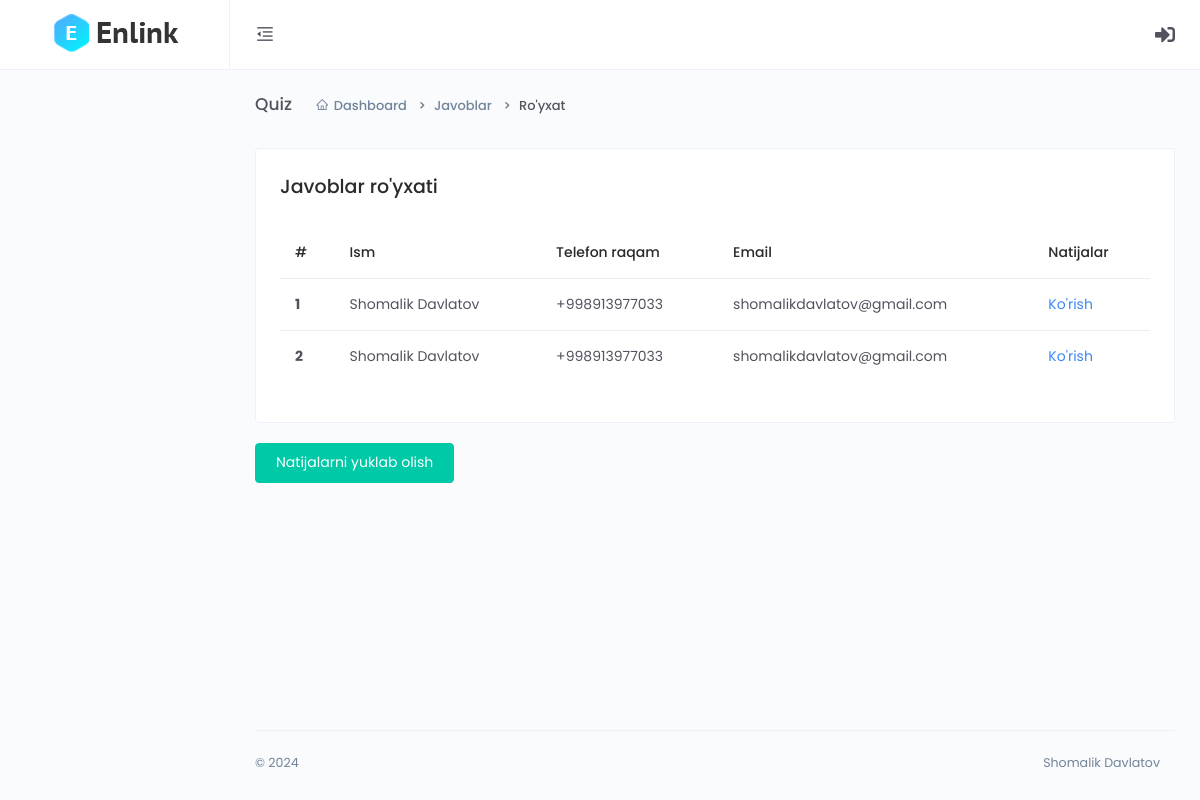
Before: /dashboard/answer-list/5hFeY10fJoiEyQ9/ with the older database file.
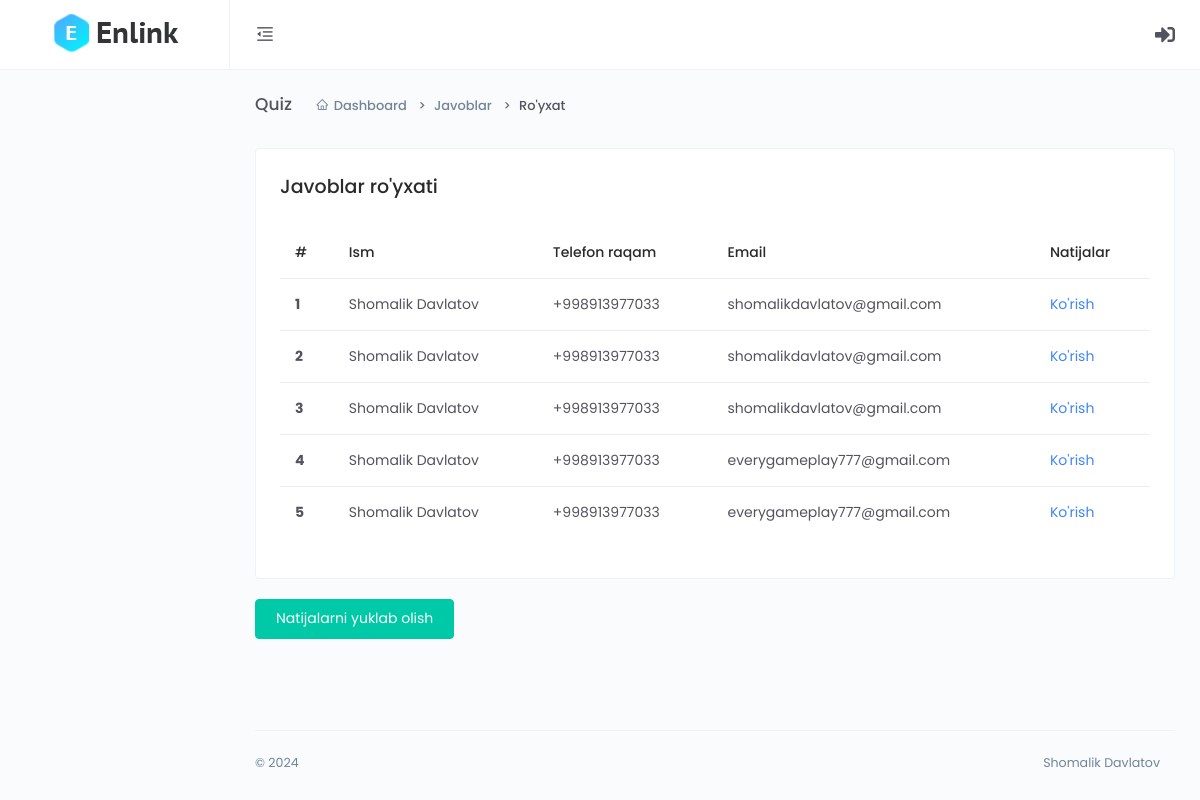
After: the same page with the newer database file.
### main/models.py (models this page shows, shortened)
class CodeGenerate(models.Model):
    code = models.CharField(max_length=255, blank=True,unique=True)
    class Meta:
        abstract = True

class Answer(CodeGenerate):
    quiz = models.ForeignKey(Quiz, on_delete=models.CASCADE)
    user_name = models.CharField(max_length=255)
    phone = models.CharField(max_length=255, blank=True, null=True)
    email = models.EmailField(null=True, blank=True)

### dashboard/views.py (the view)
# urls.py: path('answer-list/<str:code>/', views.answer_list, name='answer_list'),
def answer_list(request, code):
    answers = models.Answer.objects.filter(quiz__code = code)
    context = {'answers':answers, 'code':code}
    return render(request, 'dashboard/answer/answer_list.html', context)

### templates/dashboard/answer/answer_list.html
{% extends 'dashboard/base.html' %}
{% block content %}
<div class="main-content">
    <div class="page-header">
        <h2 class="header-title">Quiz</h2>
        <div class="header-sub-title">
            <nav class="breadcrumb breadcrumb-dash">
                <a href="#" class="breadcrumb-item"><i class="anticon anticon-home m-r-5"></i>Dashboard</a>
                <a class="breadcrumb-item" href="#">Javoblar</a>
                <span class="breadcrumb-item active">Ro'yxat</span>
            </nav>
        </div>
    </div>
    <div class="card">
        <div class="card-body">
            <h4>Javoblar ro'yxati</h4>
            <div class="m-t-25">
                <div class="table-responsive">
                    <table class="table">
                        <thead>
                            <tr>
                                <th scope="col">#</th>
                                <th scope="col">Ism</th>
                                <th scope="col">Telefon raqam</th>
                                <th scope="col">Email</th>
                                <th scope="col">Natijalar</th>
                            </tr>
                        </thead>
                        <tbody>
                            {% for a in answers %}
                            <tr>
                                <th scope="row">{{forloop.counter}}</th>
                                <td>{{a.user_name}}</td>
                                <td>{{a.phone}}</td>
                                <td>{{a.email}}</td>
                                <td><a href="{% url 'dashboard:answer_detail' a.code %}">Ko'rish</a></td>
                            </tr>
                            {% endfor %}
                        </tbody>
                    </table>
                </div>
            </div>
        </div>
    </div>
    <a href="{% url 'dashboard:excel_download' code %}">
        <button class="btn btn-success m-r-5">Natijalarni yuklab olish</button>
    </a>
</div>
{% endblock %}

Changed rows visible on the page:
added Answer: user_name "Shomalik Davlatov", phone "+998913977033", email "shomalikdavlatov@gmail.com"
added Answer: user_name "Shomalik Davlatov", phone "+998913977033", email "everygameplay777@gmail.com"
added Answer: user_name "Shomalik Davlatov", phone "+998913977033", email "everygameplay777@gmail.com"
